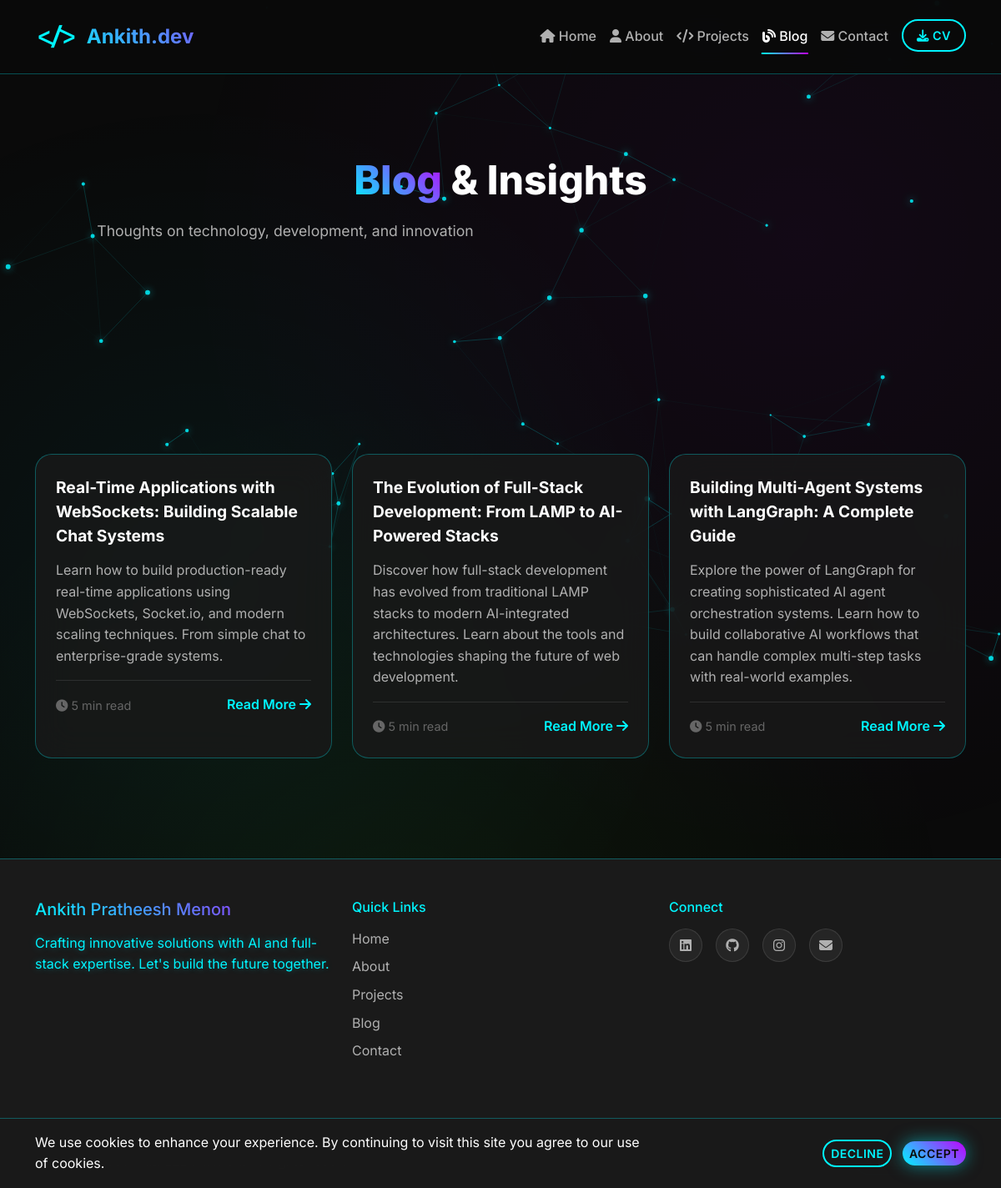
Screenshot of /blog/ with the database file from the repository.
### portfolio/models.py (models this page shows, shortened)
class BlogPost(models.Model):
    title = models.CharField(max_length=200)
    slug = models.SlugField(unique=True)
    content = models.TextField()
    excerpt = models.TextField(max_length=500, help_text="Brief excerpt for blog listing")
    featured_image = models.ImageField(upload_to='blog/', blank=True, null=True)
    published = models.BooleanField(default=False)
    created_at = models.DateTimeField(auto_now_add=True)
    updated_at = models.DateTimeField(auto_now=True)
    class Meta:
        ordering = ['-created_at']
    def get_absolute_url(self):
        return f"/blog/{self.slug}/"

### portfolio/views.py (the view)
# urls.py: path('blog/', views.blog, name='blog'),
def blog(request):
    published_posts = BlogPost.objects.filter(published=True)
    context = {
        'posts': published_posts,
        'page_title': 'Blog - Your Name | Latest Insights'
    }
    return render(request, 'blog.html', context)

### templates/blog.html (shortened to what this page needs)
{% extends 'base.html' %}
{% load static %}
{% block content %}
<section class="blog-hero py-5">
    <div class="container">
        <div class="row min-vh-50 align-items-center">
            <div class="col-12 text-center">
                <h1 class="page-title" data-aos="fade-up">
                    <span class="title-accent">Blog</span> & Insights
                </h1>
                <p class="page-subtitle" data-aos="fade-up" data-aos-delay="200">
                    Thoughts on technology, development, and innovation
                </p>
            </div>
        </div>
    </div>
</section>
<section class="blog-posts py-5">
    <div class="container">
        <div class="row">
            {% for post in posts %}
            <div class="col-lg-4 col-md-6 mb-4" data-aos="fade-up" data-aos-delay="{{ forloop.counter0|add:100 }}">
                <article class="blog-card futuristic-card h-100">
                    <div class="blog-content">
                        <h4 class="blog-title">
                            <a href="{{ post.get_absolute_url }}">{{ post.title }}</a>
                        </h4>
                        <p class="blog-excerpt">{{ post.excerpt }}</p>
                        <div class="blog-meta">
                            <span class="read-time">
                                <i class="fas fa-clock"></i> 5 min read
                            </span>
                            <a href="{{ post.get_absolute_url }}" class="read-more">
                                Read More <i class="fas fa-arrow-right"></i>
                            </a>
                        </div>
                    </div>
                </article>
            </div>
            {% endfor %}
        </div>
    </div>
</section>
{% endblock %}

### static/css/style.css (style rules this page uses)
:root { --neon-blue: #00f5ff; --neon-purple: #bf00ff; --neon-green: #39ff14; --neon-pink: #ff1493; --neon-orange: #ff6600; --bg-primary: #0a0a0a; --bg-secondary: #1a1a1a; --bg-tertiary: #2a2a2a; --bg-card: rgba(26, 26, 26, 0.8); --bg-glass: rgba(255, 255, 255, 0.05); --text-primary: #ffffff; --text-secondary: #b0b0b0; --text-muted: #666666; --text-accent: var(--neon-blue); --border-primary: rgba(0, 245, 255, 0.3); --border-secondary: rgba(255, 255, 255, 0.1); --shadow-neon: 0 0 20px rgba(0, 245, 255, 0.5); --shadow-glow: 0 0 40px rgba(0, 245, 255, 0.3); --shadow-card: 0 8px 32px rgba(0, 0, 0, 0.5); --font-primary: 'Inter', -apple-system, BlinkMacSystemFont, sans-serif; --font-mono: 'JetBrains Mono', 'Courier New', monospace; --transition-fast: 0.2s ease; --transition-normal: 0.3s ease; --transition-slow: 0.5s ease; }
* { box-sizing: border-box; }
html { scroll-behavior: smooth; }
body { font-family: var(--font-primary); background: var(--bg-primary); color: var(--text-primary); line-height: 1.6; overflow-x: hidden; position: relative; }
body::before { content: ''; position: fixed; top: 0; left: 0; width: 100%; height: 100%; background: radial-gradient(circle at 20% 50%, rgba(0, 245, 255, 0.05) 0%, transparent 50%), radial-gradient(circle at 80% 20%, rgba(191, 0, 255, 0.05) 0%, transparent 50%), radial-gradient(circle at 40% 80%, rgba(57, 255, 20, 0.05) 0%, transparent 50%); pointer-events: none; z-index: -1; }
.page-title, .section-title, .hero-title { font-weight: 800; line-height: 1.2; margin-bottom: 1rem; }
.page-title { font-size: clamp(2rem, 4vw, 3rem); }
.title-accent { background: linear-gradient(45deg, var(--neon-blue), var(--neon-purple)); background-clip: text; -webkit-background-clip: text; -webkit-text-fill-color: transparent; }
.hero-description, .page-subtitle, .section-subtitle { font-size: 1.1rem; color: var(--text-secondary); line-height: 1.8; max-width: 600px; }
.futuristic-card { background: var(--bg-card); border: 1px solid var(--border-primary); border-radius: 20px; overflow: hidden; backdrop-filter: blur(20px); transition: all var(--transition-normal); position: relative; }
.futuristic-card::before { content: ''; position: absolute; top: 0; left: 0; right: 0; height: 2px; background: linear-gradient(90deg, var(--neon-blue), var(--neon-purple), var(--neon-green)); transform: scaleX(0); transition: transform var(--transition-normal); }
.blog-card { transition: all var(--transition-normal); }
.blog-content { padding: 1.5rem; }
.blog-title a { color: var(--text-primary); text-decoration: none; font-weight: 700; font-size: 1.2rem; transition: color var(--transition-fast); }
.blog-excerpt { color: var(--text-secondary); margin: 1rem 0; line-height: 1.6; }
.blog-meta { display: flex; justify-content: space-between; align-items: center; margin-top: 1rem; padding-top: 1rem; border-top: 1px solid var(--border-secondary); }
.read-time { color: var(--text-muted); font-size: 0.9rem; }
.read-more { color: var(--neon-blue); text-decoration: none; font-weight: 600; transition: all var(--transition-fast); }
.text-center { text-align: center; }
.mb-4 { margin-bottom: 1.5rem; }
.py-5 { padding: 2rem 0; }
.min-vh-50 { min-height: 50vh; }
.align-items-center { align-items: center; }

### rows the page displays
BlogPost: title "Real-Time Applications with WebSockets: Building Scalable Chat Systems", excerpt "Learn how to build production-ready real-time applications using WebSockets, Socket.io, and modern scaling techniques. From simple chat to enterprise-grade systems."
BlogPost: title "The Evolution of Full-Stack Development: From LAMP to AI-Powered Stacks", excerpt "Discover how full-stack development has evolved from traditional LAMP stacks to modern AI-integrated architectures. Learn about the tools and technologies shaping the future of web development."
BlogPost: title "Building Multi-Agent Systems with LangGraph: A Complete Guide", excerpt "Explore the power of LangGraph for creating sophisticated AI agent orchestration systems. Learn how to build collaborative AI workflows that can handle complex multi-step tasks with real-world examples."
